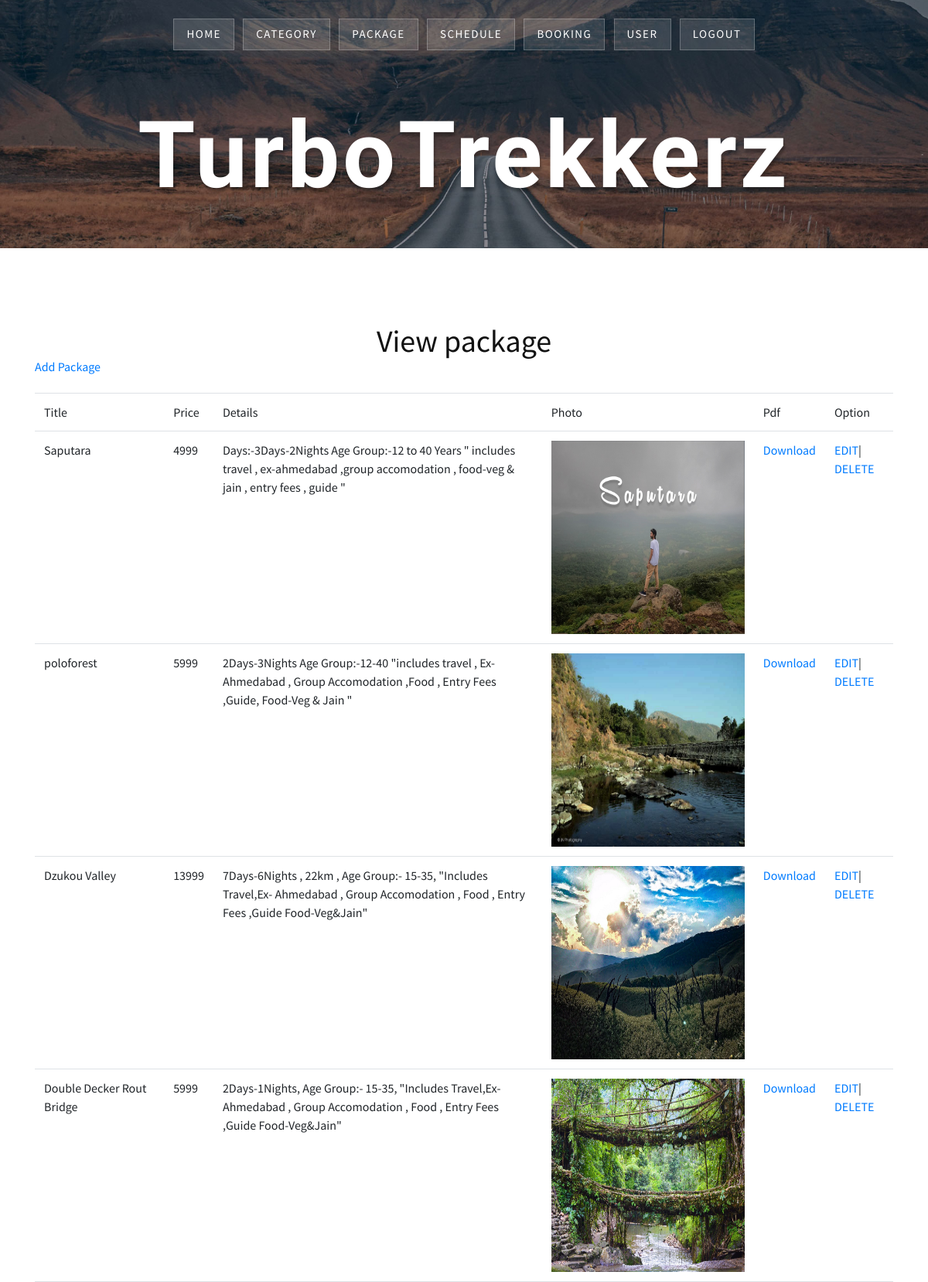
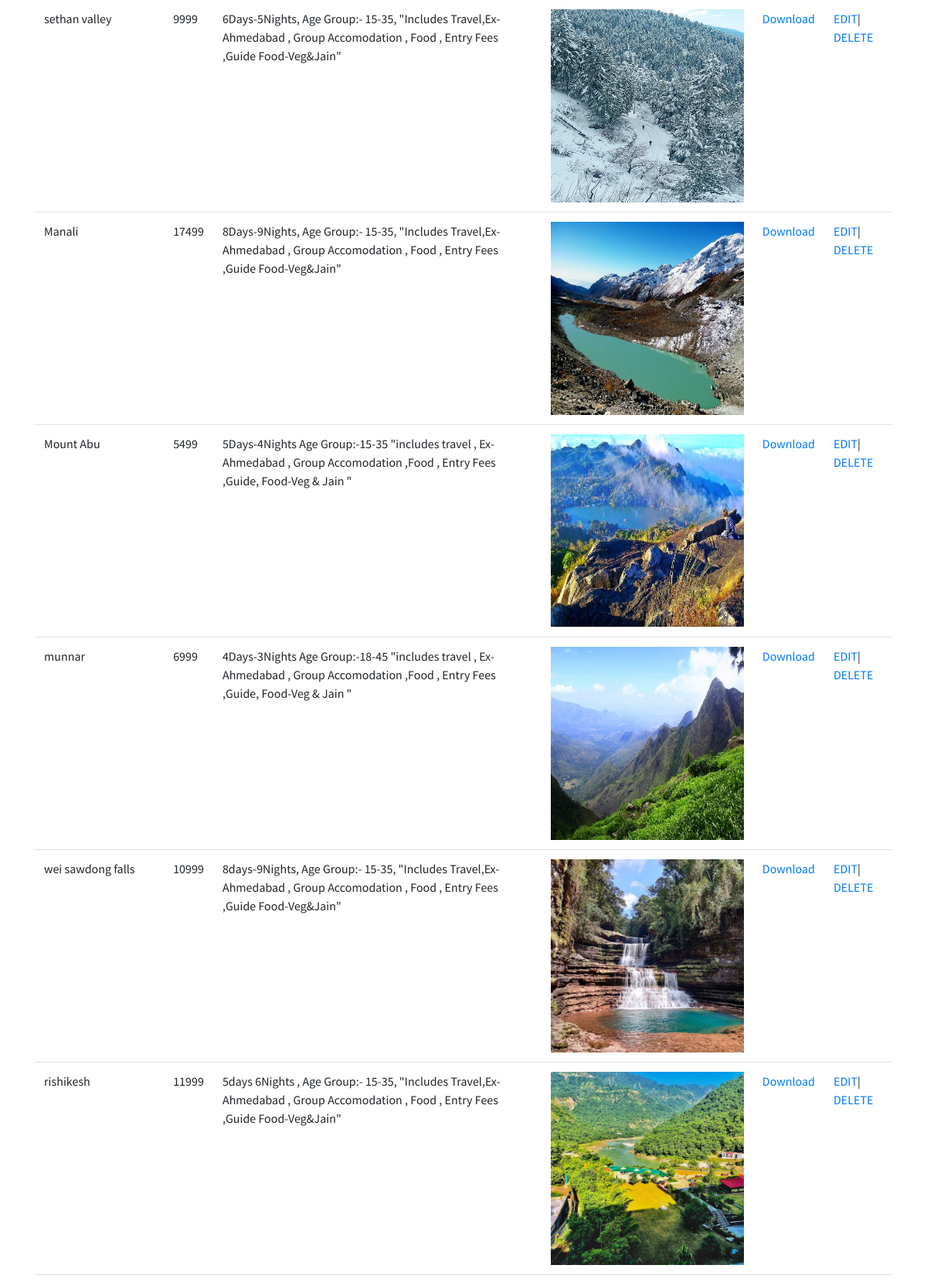
The app's page /viewpackage.php (signed in, upper part) with its own data (2 pictures, top to bottom).
### tables this page shows
CREATE TABLE `package` (
  `p_id` int(5) NOT NULL,
  `title` varchar(50) NOT NULL,
  `c_id` int(5) NOT NULL,
  `price` int(50) NOT NULL,
  `detail` mediumtext NOT NULL,
  `photo` varchar(50) NOT NULL,
  `pdf` varchar(50) NOT NULL
);

### viewpackage.php (the view, shortened to what this page needs)
<?php
include("aheader.php");
include("connect.php");
?>
<section class="contact py-5" id="contact">
    <div class="container py-md-5">
        <h3 class="tittle text-center">View package</h3>
        <h6><a href="addpackage.php">Add Package</a></h6>
        <div class="row mt-4">
            <div class="col-lg-12">
                <table class="table">
                    <tr>
                        <td> Title </td>
                        <td> Price </td>
                        <td> Details </td>
                        <td> Photo </td>
                        <td> Pdf </td>
                        <td> Option </td>
                    </tr>
                    <?php
                    $q = "select * from package";
                    $rs = mysqli_query($cn, $q);
                    while ($row = mysqli_fetch_array($rs)) {
                    ?>
                        <tr>
                            <td><?php print $row['title']; ?></td>
                            <td><?php print $row['price']; ?></td>
                            <td><?php print $row['detail']; ?></td>
                            <td><img src="<?php print $row['photo']; ?>" style="width:250px;height:250px" /></td>
                            <td><a href="<?php print $row['pdf']; ?>" download="">Download</a></td>
                            <td>
                                <a href="editpackage.php?p_id=<?php print $row['p_id']; ?>">EDIT</a>|
                                <a href="viewpackage.php?p_id=<?php print $row['p_id']; ?>">DELETE</a>
                            </td>
                        </tr>
                    <?php } ?>
                </table>
            </div>
        </div>
    </div>
</section>
<?php include("footer.php") ?>

### aheader.php (shortened to what this page needs)
<!DOCTYPE html>
<html lang="zxx">
<head>
	<link rel="stylesheet" href="css/bootstrap.css">
	<link rel="stylesheet" href="css/style.css" type="text/css" media="all" />
	<link href="css/font-awesome.min.css" rel="stylesheet">
</head>
<body>
	<div id="home">
		<div class="banner_w3lspvt-2 text-center">
			<div class="nav_w3ls pt-4 pb-3 text-center position-static">
				<nav>
					<ul class="menu">
						<li><a href="ahome.php">HOME</a></li>
						<li><a href="viewcategory.php">CATEGORY</a></li>
						<li><a href="viewpackage.php">PACKAGE</a></li>
						<li><a href="viewschedule.php">SCHEDULE</a></li>
						<li><a href="viewbooking.php">BOOKING</a></li>
						<li><a href="viewuser.php">user</a></li>
						<li><a href="logout.php">LOGOUT</a></li>
					</ul>
				</nav>
			</div>
			<div class="banner-inner">
				<h1><a href="index.html" class="logo-2">TurboTrekkerz</a></h1>
			</div>
		</div>
	</div>

### footer.php (shortened to what this page needs)
</body>
</html>

### css/style.css (style rules this page uses)
body { padding: 0; margin: 0; background: #FFF; font-family: 'Source Sans Pro', sans-serif; }
body a, body button, .btn { -webkit-transition: 0.5s all; -moz-transition: 0.5s all; -o-transition: 0.5s all; -ms-transition: 0.5s all; transition: 0.5s all; text-decoration: none; }
html { scroll-behavior: smooth; }
h1, h2, h3, h4, h5, h6 { margin: 0; padding: 0; }
ul, ol { margin: 0; padding: 0; }
nav { margin: 0; padding: 0; }
nav:after { content: ""; display: table; clear: both; }
nav ul { padding: 0; margin: 0; list-style: none; position: relative; }
nav ul li { margin: 0px; display: inline-block; }
nav a { color: #fff; font-size: 15px; letter-spacing: 1.5px; display: inline-block; text-transform: uppercase; border: 1px solid rgba(255, 255, 255, 0.23); padding: 8px 16px; margin: 0 4px; background: rgba(255, 253, 253, 0.13); font-weight: 400; }
li>a:only-child:after { content: ''; }
.nav_w3ls { position: absolute; left: 0; right: 0; z-index: 99; }
h3.tittle { color: #111; font-size: 40px; }
.banner_w3lspvt-2 { background: url(../images/1.jpg) no-repeat center; -webkit-background-size: cover; -moz-background-size: cover; -o-background-size: cover; -ms-background-size: cover; background-size: cover; }
.banner-inner { padding: 4vw 0; }
a.logo-2 { color: #fff; letter-spacing: 4px; font-size: 3em; text-shadow: 2px 5px 3px rgba(0, 0, 0, 0.27); font-family: 'Tangerine', cursive; font-weight: bold; }

### records on screen
package: title "Saputara", price "4999", detail "Days:-3Days-2Nights Age Group:-12 to 40 Years \" includes travel , ex-ahmedabad ,group accomodation , food-veg & jain , entry fees , guide \"", photo (picture)
package: title "poloforest", price "5999", detail "2Days-3Nights Age Group:-12-40 \"includes travel , Ex-Ahmedabad , Group Accomodation ,Food , Entry Fees ,Guide, Food-Veg & Jain \"", photo (picture)
package: title "Dzukou Valley", price "13999", detail "7Days-6Nights , 22km , Age Group:- 15-35, \"Includes Travel,Ex- Ahmedabad , Group Accomodation , Food , Entry Fees ,Guide Food-Veg&Jain\"", photo (picture)
package: title "Double Decker Rout Bridge", price "5999", detail "2Days-1Nights, Age Group:- 15-35, \"Includes Travel,Ex- Ahmedabad , Group Accomodation , Food , Entry Fees ,Guide Food-Veg&Jain\"", photo (picture)
package: title "sethan valley", price "9999", detail "6Days-5Nights, Age Group:- 15-35, \"Includes Travel,Ex- Ahmedabad , Group Accomodation , Food , Entry Fees ,Guide Food-Veg&Jain\"", photo (picture)
package: title "Manali", price "17499", detail "8Days-9Nights, Age Group:- 15-35, \"Includes Travel,Ex- Ahmedabad , Group Accomodation , Food , Entry Fees ,Guide Food-Veg&Jain\"", photo (picture)
package: title "Mount Abu", price "5499", detail "5Days-4Nights Age Group:-15-35 \"includes travel , Ex-Ahmedabad , Group Accomodation ,Food , Entry Fees ,Guide, Food-Veg & Jain \"", photo (picture)
package: title "munnar", price "6999", detail "4Days-3Nights Age Group:-18-45 \"includes travel , Ex-Ahmedabad , Group Accomodation ,Food , Entry Fees ,Guide, Food-Veg & Jain \"", photo (picture)
package: title "wei sawdong falls", price "10999", detail "8days-9Nights, Age Group:- 15-35, \"Includes Travel,Ex- Ahmedabad , Group Accomodation , Food , Entry Fees ,Guide Food-Veg&Jain\"", photo (picture)
package: title "rishikesh", price "11999", detail "5days 6Nights , Age Group:- 15-35, \"Includes Travel,Ex- Ahmedabad , Group Accomodation , Food , Entry Fees ,Guide Food-Veg&Jain\"", photo (picture)
